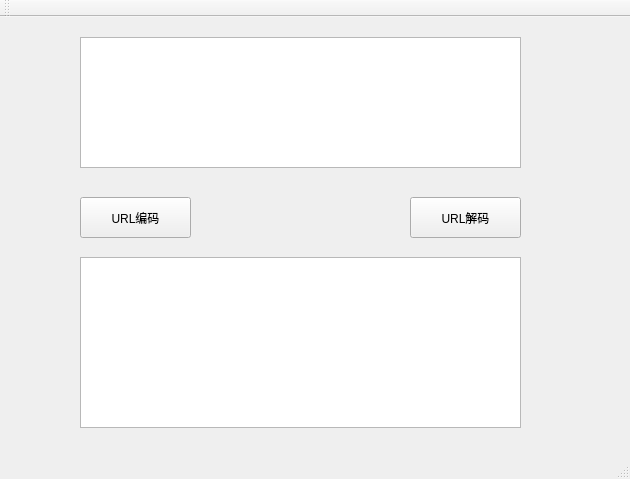
<?xml version="1.0" encoding="UTF-8"?>
<ui version="4.0">
 <class>MainWindow</class>
 <widget class="QMainWindow" name="MainWindow">
  <property name="geometry">
   <rect>
    <x>0</x>
    <y>0</y>
    <width>630</width>
    <height>479</height>
   </rect>
  </property>
  <property name="windowTitle">
   <string>MainWindow</string>
  </property>
  <widget class="QWidget" name="centralWidget">
   <widget class="QPushButton" name="urlencode">
    <property name="geometry">
     <rect>
      <x>80</x>
      <y>180</y>
      <width>111</width>
      <height>41</height>
     </rect>
    </property>
    <property name="text">
     <string>URL编码</string>
    </property>
   </widget>
   <widget class="QPushButton" name="urldecode">
    <property name="geometry">
     <rect>
      <x>410</x>
      <y>180</y>
      <width>111</width>
      <height>41</height>
     </rect>
    </property>
    <property name="text">
     <string>URL解码</string>
    </property>
   </widget>
   <widget class="QTextEdit" name="textEdit">
    <property name="geometry">
     <rect>
      <x>80</x>
      <y>20</y>
      <width>441</width>
      <height>131</height>
     </rect>
    </property>
   </widget>
   <widget class="QTextBrowser" name="textBrowser">
    <property name="geometry">
     <rect>
      <x>80</x>
      <y>240</y>
      <width>441</width>
      <height>171</height>
     </rect>
    </property>
   </widget>
  </widget>
  <widget class="QToolBar" name="mainToolBar">
   <attribute name="toolBarArea">
    <enum>TopToolBarArea</enum>
   </attribute>
   <attribute name="toolBarBreak">
    <bool>false</bool>
   </attribute>
  </widget>
  <widget class="QStatusBar" name="statusBar"/>
 </widget>
 <layoutdefault spacing="6" margin="11"/>
 <resources/>
 <connections/>
</ui>
